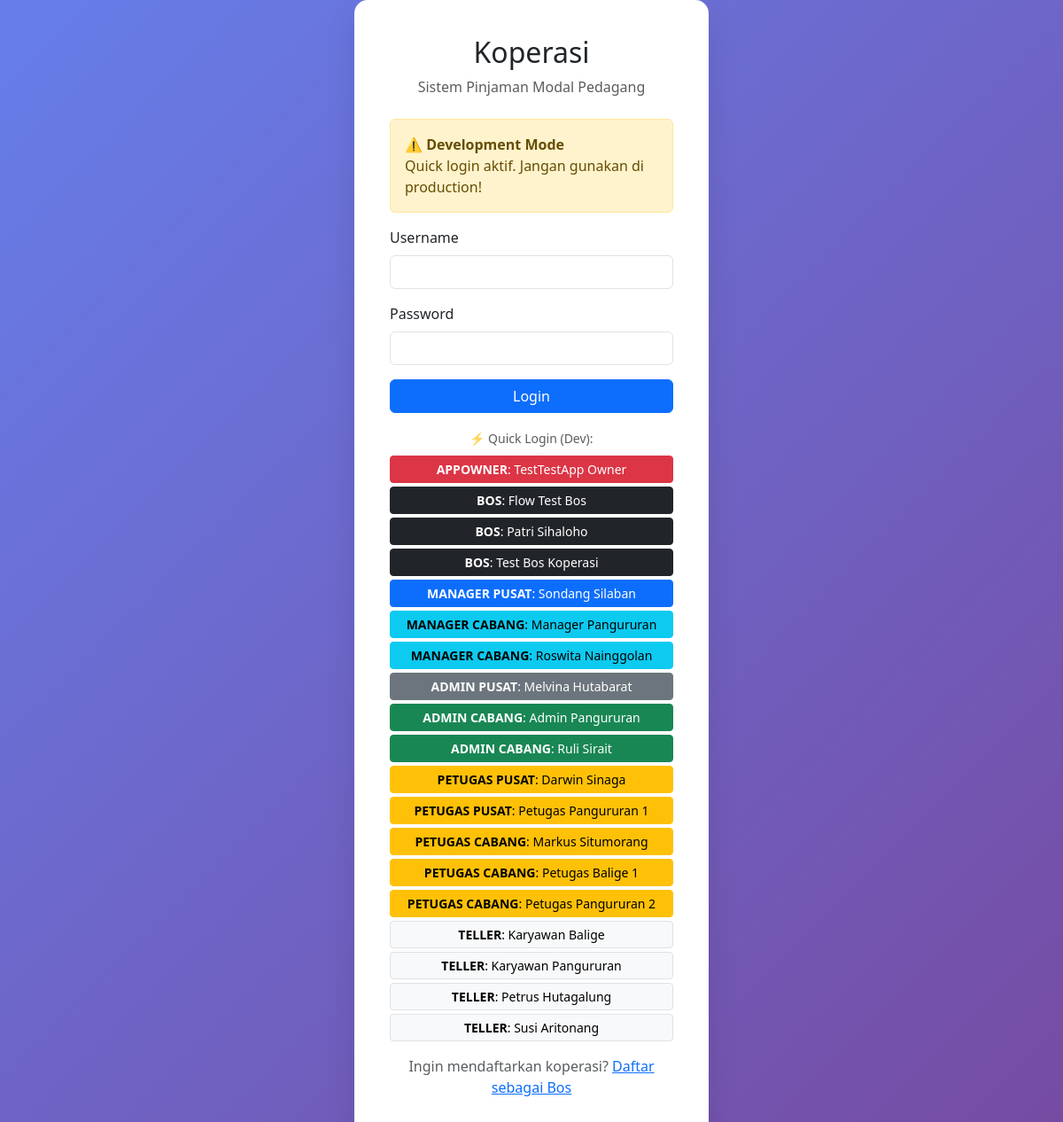
The app's page /login.php, older data.
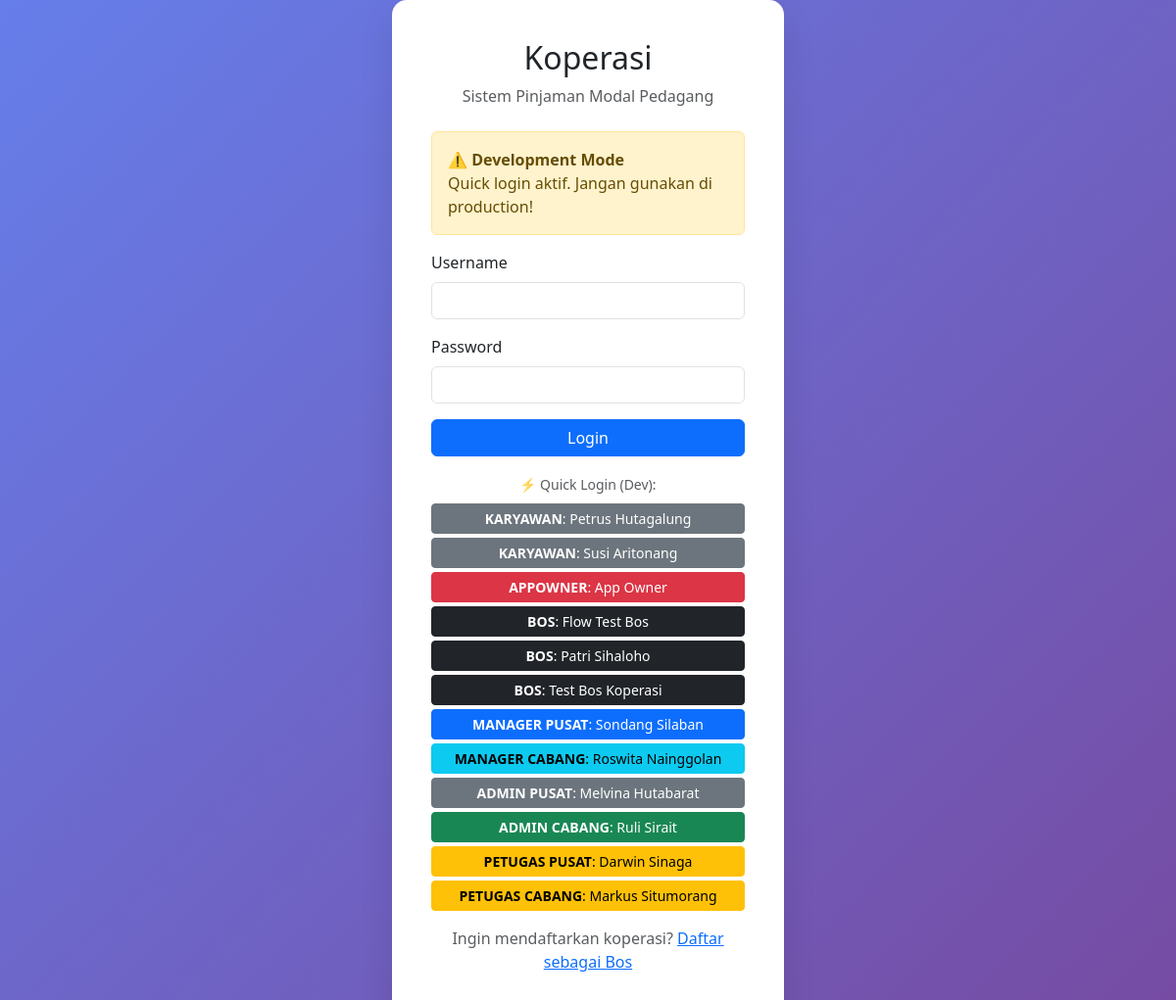
The same page, newer data.
### tables this page shows
CREATE TABLE `users` (
  `id` int(11) NOT NULL AUTO_INCREMENT,
  `username` varchar(50) NOT NULL,
  `password` varchar(255) NOT NULL,
  `nama` varchar(100) NOT NULL,
  `ktp` varchar(16) DEFAULT NULL COMMENT 'NIK KTP - identitas global via db_orang',
  `email` varchar(100) DEFAULT NULL,
  `telp` varchar(20) DEFAULT NULL,
  `role` varchar(50) NOT NULL DEFAULT 'teller',
  `owner_bos_id` int(10) unsigned DEFAULT NULL,
  `cabang_id` int(11) DEFAULT NULL,
  `derived_permissions` longtext DEFAULT NULL CHECK (json_valid(`derived_permissions`)),
  `status` enum('aktif','nonaktif') NOT NULL DEFAULT 'aktif',
  `created_at` timestamp NOT NULL DEFAULT current_timestamp(),
  `updated_at` timestamp NOT NULL DEFAULT current_timestamp() ON UPDATE current_timestamp(),
  `limit_kasbon` decimal(12,0) DEFAULT 0,
  `gaji` decimal(12,0) DEFAULT 0,
  `tanggal_lahir` date DEFAULT NULL,
  `tanggal_masuk` date DEFAULT NULL,
  `db_orang_person_id` int(11) DEFAULT NULL,
  `totp_secret` varchar(64) DEFAULT NULL,
  `totp_enabled` tinyint(1) DEFAULT 0,
  `totp_verified_at` timestamp NULL DEFAULT NULL,
  `phone_2fa` varchar(20) DEFAULT NULL,
  PRIMARY KEY (`id`),
  UNIQUE KEY `username` (`username`),
  KEY `idx_owner_bos_id` (`owner_bos_id`),
  KEY `idx_db_orang_person` (`db_orang_person_id`),
  KEY `idx_users_ktp` (`ktp`),
  KEY `idx_users_cabang` (`cabang_id`),
  KEY `idx_users_owner_bos` (`owner_bos_id`),
  KEY `idx_users_role_status` (`role`,`status`),
  KEY `idx_users_id` (`id`),
  CONSTRAINT `fk_users_cabang` FOREIGN KEY (`cabang_id`) REFERENCES `cabang` (`id`) ON DELETE SET NULL ON UPDATE CASCADE,
  CONSTRAINT `fk_users_db_orang_person` FOREIGN KEY (`db_orang_person_id`) REFERENCES `db_orang`.`people` (`id`) ON DELETE SET NULL ON UPDATE CASCADE
);

### config/database.php (called while the page is built, shortened)
<?php
require_once __DIR__ . '/path.php';
$mysql_socket = PHP_OS === 'WINNT' ? null : '/opt/lampp/var/mysql/mysql.sock';
$conn = new mysqli(DB_KEWER_HOST, DB_KEWER_USER, DB_KEWER_PASS, DB_KEWER_NAME, 3306, $mysql_socket);
$conn->set_charset("utf8mb4");
function query($sql, $params = []) {
    global $conn;
    $sql_trimmed = strtoupper(ltrim($sql));
    if (empty($params)) {
        $result = mysqli_query($conn, $sql);
        if (strpos($sql_trimmed, 'SELECT') === 0) {
            $data = [];
            while ($row = mysqli_fetch_assoc($result)) {
                $data[] = $row;
            }
            return $data;
        }
        return mysqli_affected_rows($conn);
    }
    $stmt = $conn->prepare($sql);
    $types = str_repeat('s', count($params));
    $stmt->bind_param($types, ...$params);
    $stmt->execute();
    return $stmt->affected_rows;
}

### config/path.php (called while the page is built, shortened)
<?php
function baseUrl($path = '') {
    return BASE_URL . '/' . ltrim($path, '/');
}

### login.php (the view, shortened to what this page needs)
<?php
require_once 'config/path.php';
?>
<!DOCTYPE html>
<html lang="id">
<head>
    <link href="https://cdn.jsdelivr.net/npm/bootstrap@5.3.0/dist/css/bootstrap.min.css" rel="stylesheet">
</head>
<body>
    <div class="login-card">
        <div class="text-center mb-4">
            <h2><?php echo APP_NAME; ?></h2>
            <p class="text-muted">Sistem Pinjaman Modal Pedagang</p>
        </div>
        <?php if (APP_ENV === 'development'): ?>
        <div class="alert alert-warning mb-3">
            <strong>⚠️ Development Mode</strong><br>
            Quick login aktif. Jangan gunakan di production!
        </div>
        <?php endif; ?>
        <form method="POST" id="loginForm">
            <div class="mb-3">
                <label class="form-label">Username</label>
                <input type="text" name="username" class="form-control" id="username" required>
            </div>
            <div class="mb-3">
                <label class="form-label">Password</label>
                <input type="password" name="password" class="form-control" id="password" required>
            </div>
            <button type="submit" class="btn btn-primary w-100">Login</button>
        </form>
                <?php if (APP_ENV === 'development'):
            $dev_users = query("SELECT username, nama, role FROM users WHERE status = 'aktif' ORDER BY FIELD(role, 'appOwner','bos','manager_pusat','manager_cabang','admin_pusat','admin_cabang','petugas_pusat','petugas_cabang','teller'), nama");
            if (is_array($dev_users) && count($dev_users) > 0):
                $role_colors = [
                    'appOwner' => 'danger', 'bos' => 'dark', 'manager_pusat' => 'primary', 'manager_cabang' => 'info',
                    'admin_pusat' => 'secondary', 'admin_cabang' => 'success',
                    'petugas_pusat' => 'warning', 'petugas_cabang' => 'warning',
                    'teller' => 'light border'
                ];
        ?>
        <div class="mt-3">
            <p class="text-center text-muted mb-2"><small>⚡ Quick Login (Dev):</small></p>
            <div class="d-grid gap-1">
                <?php foreach ($dev_users as $du):
                    $btn = $role_colors[$du['role']] ?? 'secondary';
                    $label = strtoupper(str_replace('_', ' ', $du['role']));
                ?>
                <button type="button" class="btn btn-<?= $btn ?> btn-sm" onclick="quickLogin('<?= htmlspecialchars($du['username']) ?>')"><strong><?= $label ?></strong>: <?= htmlspecialchars($du['nama']) ?></button>
                <?php endforeach; ?>
            </div>
        </div>
        <?php endif; endif; ?>
        <div class="mt-3 text-center">
            <p class="text-muted">Ingin mendaftarkan koperasi? <a href="<?php echo baseUrl('pages/bos/register.php'); ?>" class="text-primary">Daftar sebagai Bos</a></p>
        </div>
    </div>
</body>
</html>

### login.php (style rules this page uses)
body { background: linear-gradient(135deg, #667eea 0%, #764ba2 100%); min-height: 100vh; display: flex; align-items: center; justify-content: center; }
.login-card { background: white; border-radius: 15px; box-shadow: 0 15px 35px rgba(0,0,0,0.1); padding: 40px; width: 100%; max-width: 400px; }

Row changes from the older to the newer data that the page shows:
removed users: role "MANAGER CABANG", nama "Manager Pangururan"
removed users: role "ADMIN CABANG", nama "Admin Pangururan"
removed users: role "PETUGAS PUSAT", nama "Petugas Pangururan 1"
removed users: role "PETUGAS CABANG", nama "Petugas Balige 1"
removed users: role "PETUGAS CABANG", nama "Petugas Pangururan 2"
removed users: role "TELLER", nama "Karyawan Balige"
removed users: role "TELLER", nama "Karyawan Pangururan"
changed users "Petrus Hutagalung": role "TELLER" → "KARYAWAN"; moves up the list
changed users "Susi Aritonang": role "TELLER" → "KARYAWAN"; moves up the list
changed users "APPOWNER": nama "TestTestApp Owner" → "App Owner"
